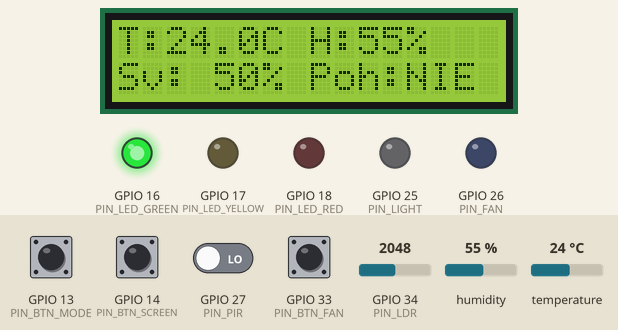
This sketch was run on a simulated ESP32. Shown: 16×2 character LCD, output pins drawn as LEDs (lit = HIGH). The inputs (shaded band) are chosen by the test bench; at power-on: GPIO 13 (PIN_BTN_MODE), GPIO 14 (PIN_BTN_SCREEN), GPIO 33 (PIN_BTN_FAN) HIGH, GPIO 27 (PIN_PIR) LOW, temperature 24 °C, GPIO 34 (PIN_LDR) = 2048, humidity 55 %. WiFi joins after 1.5 s; servers stay silent unless stated; uploads are accepted with an empty reply; the local clock reads 2024-03-15 10:24:30 at power-on unless the sketch sets it; what the sketch prints to the serial monitor is not drawn.

Above: at 2.7 s.
2.8 s: temperature set to 26.2 °C
9.7 s: temperature set to 27.5 °C
At 10.7 s:
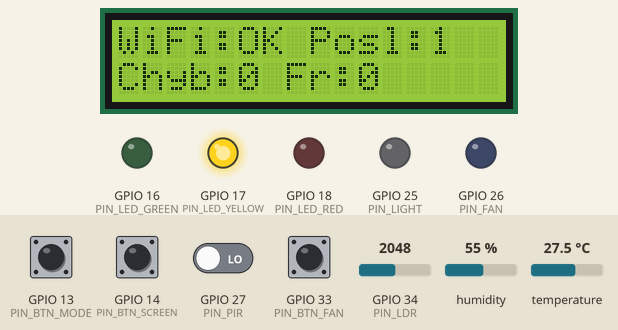
18.1 s: GPIO 13 (PIN_BTN_MODE) pulled LOW for 0.15 s
At 18.7 s:
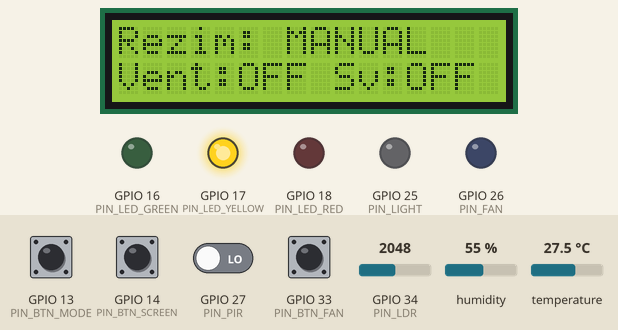
22.3 s: GPIO 14 (PIN_BTN_SCREEN) pulled LOW for 0.15 s
At 30.3 s:
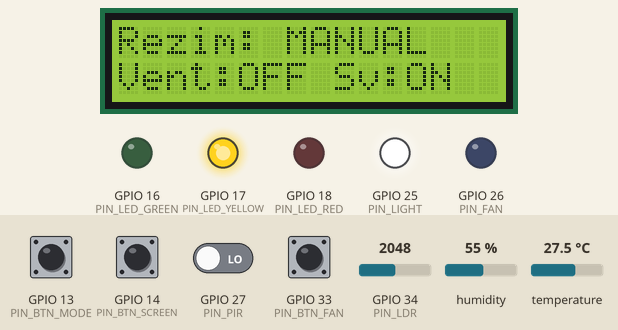
30.7 s: GPIO 33 (PIN_BTN_FAN) pulled LOW for 0.15 s
At 32.0 s:
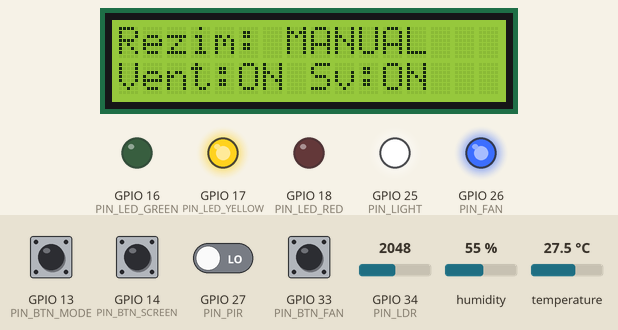
39.1 s: GPIO 13 (PIN_BTN_MODE) pulled LOW for 1 s
At 43.2 s:
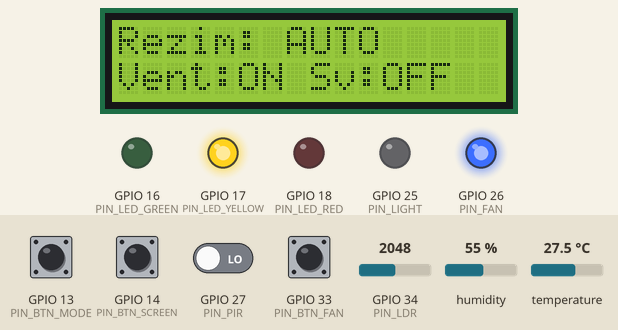
Timing chart, 0 to 44.7 s (numbered marks = the images above; inputs shaded):
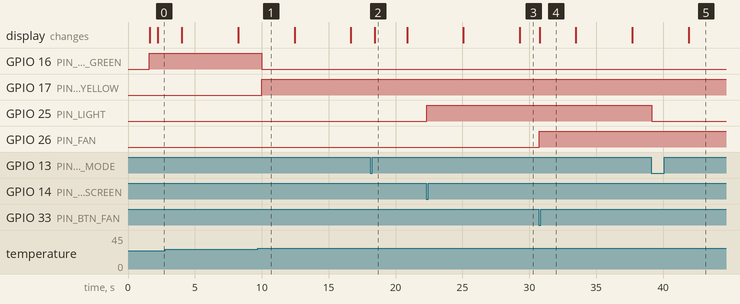

Measured:
- the behaviour switches between 26.9 and 27 °C on temperature (found by bisection; images 0 and 1)
- after the input at 9.7 s, GPIO 16 (PIN_LED_GREEN): HIGH → LOW after 0.31 s; GPIO 17 (PIN_LED_YELLOW): LOW → HIGH after 0.31 s
- after the input at 18.1 s, the display: changes after 0.35 s (image 2)
- after the input at 22.3 s, GPIO 25 (PIN_LIGHT): LOW → HIGH at once; the display: first differs from a run without the input after 7.0 s (image 3)
- after the input at 30.7 s, GPIO 26 (PIN_FAN): LOW → HIGH at once; the display: changes after 0.06 s (image 4)
- after the input at 39.1 s, GPIO 25 (PIN_LIGHT): HIGH → LOW at once; the display: changes after 2.8 s (image 5)
- what the display in image 2 shows lasts 2.4 s, from 18.5 s to 20.9 s

The sketch:

sketch.ino
```cpp
// ============================================================
// Smart Bedroom Climate Control -
// ESP32 + DHT22 + LDR + PIR + LCD 1602 I2C
// ============================================================
#include <Arduino.h>
#include <stdarg.h>
#include <DHT.h>
#include <Wire.h>
#include <LiquidCrystal_I2C.h>
#include <WiFi.h>
#include <WiFiClientSecure.h>
#include <HTTPClient.h>
#include <time.h>
#include "secrets.h"

// ===================== KONFIGURÁCIA =========================
// --- Piny ---
const uint8_t PIN_DHT        = 4;
const uint8_t PIN_LDR        = 34;
const uint8_t PIN_PIR        = 27;
const uint8_t PIN_BTN_MODE   = 13;
const uint8_t PIN_BTN_SCREEN = 14;
const uint8_t PIN_BTN_FAN    = 33;
const uint8_t PIN_FAN        = 26;
const uint8_t PIN_LIGHT      = 25;
const uint8_t PIN_LED_GREEN  = 16;
const uint8_t PIN_LED_YELLOW = 17;
const uint8_t PIN_LED_RED    = 18;

// --- Teplota (°C) ---
const float TEMP_FAN_ON  = 28.0;
const float TEMP_FAN_OFF = 26.0;
const float TEMP_WARN    = 27.0;
const float TEMP_CRIT    = 32.0;
const float CRIT_HYST    = 1.0;   // návrat z kritického stavu

// --- Vlhkosť (%) ---
const float HUM_MIN  = 30.0;
const float HUM_MAX  = 70.0;
const float HUM_HYST = 3.0;       // návrat do normy o 3 % ďalej od hranice

// --- Svetlo ---
const int  DARK_THRESHOLD_PCT = 30;
const bool LDR_HIGH_MEANS_DARK = true;
const unsigned long LIGHT_TIMEOUT_MS = 10000;

// --- Časovanie ---
const unsigned long SENSOR_INTERVAL_MS  = 2000;
const unsigned long DISPLAY_INTERVAL_MS = 300;
const unsigned long SENSOR_FAIL_MS      = 60000;
const unsigned long DEBOUNCE_MS         = 40;
const unsigned long SCREEN_ROTATE_MS    = 4000;

// --- Wi-Fi a Discord ---
#define DISCORD_DRY_RUN 0                 // 1 = len výpis do Serial Monitora, 0 = skutočné odosielanie
const unsigned long WIFI_RETRY_MS     = 15000;
const unsigned long LONG_HIGH_MS      = 120000;  // "dlhodobo vysoká teplota" (2 min, na test)
const int           DISCORD_QUEUE_LEN = 8;
const int           DISCORD_MAX_TRIES = 3;
const unsigned long DISCORD_RETRY_MS  = 5000;
const char* TZ_INFO = "CET-1CEST,M3.5.0,M10.5.0/3";   // časová zóna Slovensko

// Typy upozornení: zapnuté/vypnuté
enum EventType {
  EV_STARTUP, EV_TEMP_HIGH, EV_TEMP_OK, EV_CRITICAL, EV_HUM_BAD, EV_HUM_OK,
  EV_FAN, EV_MOTION, EV_SENSOR_ERR, EV_SENSOR_OK, EV_LONG_HIGH, EV_COUNT
};
//                                    START  T_HIGH T_OK  CRIT  H_BAD H_OK  FAN   MOTION S_ERR S_OK  LONG
const bool NOTIFY_ENABLED[EV_COUNT] = {true, true,  true, true, true, true, true, false, true, true, true};
const unsigned long COOLDOWN_MS[EV_COUNT] =
                                      {0,    60000, 0,    60000,60000,0,    30000,60000, 60000,0,    300000};

// ===================== OBJEKTY A STAV =======================
DHT dht(PIN_DHT, DHT22);
LiquidCrystal_I2C lcd(0x27, 16, 2);

float temperature = NAN;
float humidity    = NAN;
int   lightPct    = 0;
bool  motion      = false;
bool  isDark      = false;
bool  sensorError = false;

bool autoMode = true;
bool fanOn    = false;
bool lightOn  = false;
uint8_t screen = 0;

unsigned long lastSensorRead   = 0;
unsigned long lastGoodDht      = 0;
unsigned long lastMotion       = 0;
unsigned long lastDisplay      = 0;
unsigned long lastScreenSwitch = 0;

char lcdCache[2][17];

// --- Stav Wi-Fi a Discordu ---
struct DiscordMsg { char text[200]; };
QueueHandle_t discordQueue;
volatile uint16_t sentOk = 0, sentFail = 0, droppedMsgs = 0;
unsigned long lastSent[EV_COUNT] = {0};
bool wifiOk = false;
unsigned long lastWifiTry = 0;

// Pamäť na detekciu zmeny stavu (aby sa nepísalo pri každom meraní)
bool nTempHigh = false, nCritical = false, nHumBad = false;
bool nFan = false, nMotion = false, nSensorErr = false;
unsigned long nTempHighSince = 0;

// ===================== TLAČIDLÁ =============================
struct Button { uint8_t pin; bool stable; bool lastRaw; unsigned long changedAt; };
Button btnMode   = {PIN_BTN_MODE,   HIGH, HIGH, 0};
Button btnScreen = {PIN_BTN_SCREEN, HIGH, HIGH, 0};
Button btnFan    = {PIN_BTN_FAN,    HIGH, HIGH, 0};

// Vráti true jednorazovo pri stlačení (po debounce)
bool buttonPressed(Button &b) {
  bool raw = digitalRead(b.pin);
  if (raw != b.lastRaw) { b.lastRaw = raw; b.changedAt = millis(); }
  if (millis() - b.changedAt > DEBOUNCE_MS && raw != b.stable) {
    b.stable = raw;
    if (raw == LOW) return true;
  }
  return false;
}

// ===================== POMOCNÉ FUNKCIE (DISCORD) ============

void jsonEscape(const char* src, char* dst, size_t n) {
  size_t j = 0;
  for (size_t i = 0; src[i] && j + 7 < n; i++) {
    unsigned char c = src[i];
    if (c == '"' || c == '\\') { dst[j++] = '\\'; dst[j++] = c; }
    else if (c == '\n')        { dst[j++] = '\\'; dst[j++] = 'n'; }
    else if (c < 0x20)         { /* ostatné riadiace znaky preskočíme */ }
    else                       { dst[j++] = c; }
  }
  dst[j] = 0;
}

// Aktuálny čas (NTP) alebo uptime, ak čas ešte nie je dostupný
void timeStr(char* out, size_t n) {
  struct tm ti;
  if (getLocalTime(&ti, 0)) strftime(out, n, "%d.%m.%Y %H:%M:%S", &ti);
  else snprintf(out, n, "uptime %lus", millis() / 1000);
}

// Vloží upozornenie do fronty, ak je typ zapnutý a neprebieha cooldown.
// Nikdy neblokuje (čakanie 0).
void notify(EventType type, const char* fmt, ...) {
  if (!NOTIFY_ENABLED[type]) return;
  unsigned long now = millis();
  if (COOLDOWN_MS[type] > 0 && lastSent[type] != 0 &&
      now - lastSent[type] < COOLDOWN_MS[type]) return;

  char body[150], ts[32];
  va_list args;
  va_start(args, fmt);
  vsnprintf(body, sizeof(body), fmt, args);
  va_end(args);
  timeStr(ts, sizeof(ts));

  DiscordMsg m;
  snprintf(m.text, sizeof(m.text), "%s\n🕒 %s", body, ts);
  if (xQueueSend(discordQueue, &m, 0) == pdTRUE) {
    lastSent[type] = (now == 0) ? 1 : now;
  } else {
    droppedMsgs++;
  }
}

// Jedno HTTPS POST volanie na Discord webhook
bool postToDiscord(const char* text) {
  char esc[420];
  jsonEscape(text, esc, sizeof(esc));
  String payload = String("{\"username\":\"Smart Bedroom\",\"content\":\"") + esc + "\"}";

  WiFiClientSecure client;
  client.setInsecure();
  HTTPClient http;
  http.setTimeout(5000);
  if (!http.begin(client, DISCORD_WEBHOOK_URL)) return false;
  http.addHeader("Content-Type", "application/json");
  int code = http.POST(payload);
  http.end();
  Serial.printf("Discord HTTP kod: %d\n", code);
  return code == 200 || code == 204;
}

// Samostatná úloha: berie správy z fronty a odosiela ich po jednej.
// Beží na jadre 0, takže loop() sa nikdy nezastaví.
void discordTask(void*) {
  DiscordMsg m;
  for (;;) {
    if (xQueuePeek(discordQueue, &m, pdMS_TO_TICKS(1000)) != pdTRUE) continue;
#if DISCORD_DRY_RUN
    Serial.printf("[DRY-RUN] %s\n", m.text);
    xQueueReceive(discordQueue, &m, 0);
    sentOk++;
    vTaskDelay(pdMS_TO_TICKS(500));
#else
    if (WiFi.status() != WL_CONNECTED) { vTaskDelay(pdMS_TO_TICKS(2000)); continue; }
    bool ok = false;
    for (int t = 0; t < DISCORD_MAX_TRIES && !ok; t++) {
      ok = postToDiscord(m.text);
      if (!ok) vTaskDelay(pdMS_TO_TICKS(DISCORD_RETRY_MS));
    }
    xQueueReceive(discordQueue, &m, 0);   // správu odstránime (aj po vzdaní sa)
    if (ok) sentOk++; else sentFail++;
    vTaskDelay(pdMS_TO_TICKS(1000));      // šetrenie rate-limitu Discordu
#endif
  }
}

// ===================== Wi-Fi ================================
// Spustí pripájanie (neblokuje)
void connectWiFi() {
  WiFi.mode(WIFI_STA);
  WiFi.begin(WIFI_SSID, WIFI_PASSWORD, WIFI_CHANNEL);
  lastWifiTry = millis();
}

// Sleduje stav Wi-Fi a po výpadku skúša pripojenie obnoviť
void handleWiFi() {
  bool connected = (WiFi.status() == WL_CONNECTED);
  if (connected && !wifiOk) {
    Serial.println("Wi-Fi pripojene");
    configTzTime(TZ_INFO, "pool.ntp.org");
  }
  if (!connected && wifiOk) Serial.println("Wi-Fi odpojene");
  wifiOk = connected;
  if (!connected && millis() - lastWifiTry > WIFI_RETRY_MS) {
    lastWifiTry = millis();
    WiFi.disconnect();
    WiFi.begin(WIFI_SSID, WIFI_PASSWORD, WIFI_CHANNEL);
  }
}

// ===================== SENZORY ==============================
void readSensors() {
  unsigned long now = millis();

  motion = digitalRead(PIN_PIR) == HIGH;
  if (motion) lastMotion = now;

  int raw = analogRead(PIN_LDR);
  int pct = map(raw, 0, 4095, 0, 100);
  lightPct = LDR_HIGH_MEANS_DARK ? 100 - pct : pct;
  isDark = lightPct < DARK_THRESHOLD_PCT;

  if (now - lastSensorRead >= SENSOR_INTERVAL_MS) {
    lastSensorRead = now;
    float t = dht.readTemperature();
    float h = dht.readHumidity();
    if (isnan(t) || isnan(h)) {
      Serial.println("DHT22: chyba citania");
    } else {
      temperature = t; humidity = h; lastGoodDht = now;
    }
    Serial.printf("T=%.1f H=%.1f L=%d%% PIR=%d fan=%d light=%d %s\n",
                  temperature, humidity, lightPct, motion, fanOn, lightOn,
                  autoMode ? "AUTO" : "MANUAL");
  }
  sensorError = (now - lastGoodDht > SENSOR_FAIL_MS);
}

// ===================== VENTILÁTOR ===========================
void updateClimateControl() {
  if (!autoMode) return;
  if (sensorError)                        fanOn = true;    // fail-safe
  else if (temperature >= TEMP_FAN_ON)    fanOn = true;
  else if (temperature <= TEMP_FAN_OFF)   fanOn = false;
}

// ===================== SVETLO ===============================
void updateLighting() {
  if (!autoMode) return;
  unsigned long now = millis();
  if (!lightOn) {
    if (isDark && motion) lightOn = true;
  } else {
    if (!isDark || (now - lastMotion > LIGHT_TIMEOUT_MS)) lightOn = false;
  }
}

// ===================== TLAČIDLÁ - LOGIKA ====================
void handleButtons() {
  if (buttonPressed(btnMode)) {
    autoMode = !autoMode;
    Serial.println(autoMode ? "BTN1: AUTO" : "BTN1: MANUAL");
  }
  if (buttonPressed(btnScreen)) {
    Serial.println("BTN2 stlacene");
    if (autoMode) { screen = (screen + 1) % 3; lastScreenSwitch = millis(); }
    else          { lightOn = !lightOn; }
  }
  if (buttonPressed(btnFan)) {
    Serial.println("BTN3 stlacene");
    if (!autoMode) fanOn = !fanOn;
  }
}

// ===================== DISCORD UPOZORNENIA ==================
// Porovná aktuálny stav s predchádzajúcim a pri ZMENE pošle upozornenie
void handleDiscordNotifications() {
  unsigned long now = millis();

  // Chyba senzora a jeho obnovenie
  if (sensorError && !nSensorErr) {
    nSensorErr = true;
    notify(EV_SENSOR_ERR, " Chyba senzora DHT22 – žiadne platné dáta. Ventilátor je zapnutý (fail-safe).");
  } else if (!sensorError && nSensorErr) {
    nSensorErr = false;
    notify(EV_SENSOR_OK, " Senzor DHT22 opäť funguje.");
  }

  if (!sensorError && !isnan(temperature) && !isnan(humidity)) {
    // Vysoká teplota (hranice rovnaké ako pre ventilátor)
    if (!nTempHigh && temperature >= TEMP_FAN_ON) {
      nTempHigh = true; nTempHighSince = now;
      notify(EV_TEMP_HIGH, " Vysoká teplota: %.1f °C (limit %.1f °C).", temperature, TEMP_FAN_ON);
    } else if (nTempHigh && temperature <= TEMP_FAN_OFF) {
      nTempHigh = false;
      notify(EV_TEMP_OK, " Teplota sa vrátila do normy: %.1f °C.", temperature);
    }
    // Dlhodobo vysoká teplota (opakovanie riadi cooldown)
    if (nTempHigh && now - nTempHighSince >= LONG_HIGH_MS) {
      notify(EV_LONG_HIGH, " Teplota je dlhodobo vysoká: %.1f °C.", temperature);
    }
    // Kritický stav
    if (!nCritical && temperature >= TEMP_CRIT) {
      nCritical = true;
      notify(EV_CRITICAL, " KRITICKÝ STAV: teplota %.1f °C.", temperature);
    } else if (nCritical && temperature <= TEMP_CRIT - CRIT_HYST) {
      nCritical = false;
    }
    // Vlhkosť
    bool humOut = (humidity < HUM_MIN || humidity > HUM_MAX);
    bool humBack = (humidity >= HUM_MIN + HUM_HYST && humidity <= HUM_MAX - HUM_HYST);
    if (!nHumBad && humOut) {
      nHumBad = true;
      notify(EV_HUM_BAD, " Vlhkosť mimo rozsahu: %.0f %% (povolené %.0f–%.0f %%).", humidity, HUM_MIN, HUM_MAX);
    } else if (nHumBad && humBack) {
      nHumBad = false;
      notify(EV_HUM_OK, " Vlhkosť sa vrátila do normy: %.0f %%.", humidity);
    }
  }

  // Zmena stavu ventilátora
  if (fanOn != nFan) {
    nFan = fanOn;
    notify(EV_FAN, fanOn ? " Ventilátor ZAPNUTÝ (%.1f °C)." : " Ventilátor VYPNUTÝ (%.1f °C).", temperature);
  }
  // Pohyb
  if (motion && !nMotion) notify(EV_MOTION, "🚶 Zaznamenaný pohyb v miestnosti.");
  nMotion = motion;
}

// ===================== VÝSTUPY ==============================
void updateOutputs() {
  digitalWrite(PIN_FAN, fanOn);
  digitalWrite(PIN_LIGHT, lightOn);
}

void updateStatusLeds() {
  bool red = sensorError || (!isnan(temperature) && temperature >= TEMP_CRIT);
  bool yellow = !red && !isnan(temperature) &&
                (temperature >= TEMP_WARN || humidity < HUM_MIN || humidity > HUM_MAX);
  digitalWrite(PIN_LED_RED, red);
  digitalWrite(PIN_LED_YELLOW, yellow);
  digitalWrite(PIN_LED_GREEN, !red && !yellow);
}

// ===================== LCD ==================================
void lcdLine(uint8_t row, const char *text) {
  char buf[17];
  snprintf(buf, sizeof(buf), "%-16s", text);
  if (strcmp(buf, lcdCache[row]) != 0) {
    lcd.setCursor(0, row);
    lcd.print(buf);
    strcpy(lcdCache[row], buf);
  }
}

void updateDisplay() {
  if (millis() - lastDisplay < DISPLAY_INTERVAL_MS) return;
  lastDisplay = millis();

  if (millis() - lastScreenSwitch > SCREEN_ROTATE_MS) {
    screen = (screen + 1) % 3;
    lastScreenSwitch = millis();
  }

  char l1[24], l2[24];
  if (screen == 0) {
    if (sensorError || isnan(temperature)) snprintf(l1, sizeof(l1), "DHT22 CHYBA");
    else snprintf(l1, sizeof(l1), "T:%.1fC H:%.0f%%", temperature, humidity);
    snprintf(l2, sizeof(l2), "Sv:%3d%% Poh:%s", lightPct, motion ? "ANO" : "NIE");
  } else if (screen == 1) {
    snprintf(l1, sizeof(l1), "Rezim: %s", autoMode ? "AUTO" : "MANUAL");
    snprintf(l2, sizeof(l2), "Vent:%s Sv:%s", fanOn ? "ON" : "OFF", lightOn ? "ON" : "OFF");
  } else {
    snprintf(l1, sizeof(l1), "WiFi:%s Posl:%u", wifiOk ? "OK" : "--", (unsigned)sentOk);
#if DISCORD_DRY_RUN
    snprintf(l2, sizeof(l2), "DRY-RUN Fr:%u", (unsigned)uxQueueMessagesWaiting(discordQueue));
#else
    snprintf(l2, sizeof(l2), "Chyb:%u Fr:%u", (unsigned)sentFail, (unsigned)uxQueueMessagesWaiting(discordQueue));
#endif
  }
  lcdLine(0, l1);
  lcdLine(1, l2);
}

// ===================== SETUP / LOOP =========================
void setup() {
  Serial.begin(115200);

  pinMode(PIN_FAN, OUTPUT);
  pinMode(PIN_LIGHT, OUTPUT);
  pinMode(PIN_LED_GREEN, OUTPUT);
  pinMode(PIN_LED_YELLOW, OUTPUT);
  pinMode(PIN_LED_RED, OUTPUT);
  digitalWrite(PIN_FAN, LOW);
  digitalWrite(PIN_LIGHT, LOW);

  pinMode(PIN_PIR, INPUT);
  pinMode(PIN_BTN_MODE, INPUT_PULLUP);
  pinMode(PIN_BTN_SCREEN, INPUT_PULLUP);
  pinMode(PIN_BTN_FAN, INPUT_PULLUP);

  dht.begin();
  Wire.begin(21, 22);
  lcd.init();
  lcd.backlight();
  lcdCache[0][0] = lcdCache[1][0] = '\0';
  lcdLine(0, "Climate Control");
  lcdLine(1, "Spustam...");


  discordQueue = xQueueCreate(DISCORD_QUEUE_LEN, sizeof(DiscordMsg));
  xTaskCreatePinnedToCore(discordTask, "discord", 10240, NULL, 1, NULL, 0);

  connectWiFi();
  lastGoodDht = millis();
  notify(EV_STARTUP, "Climate Control sa spustil.");
  delay(1500);
}

void loop() {
  handleWiFi();
  readSensors();
  handleButtons();
  updateClimateControl();
  updateLighting();
  handleDiscordNotifications();
  updateOutputs();
  updateStatusLeds();
  updateDisplay();
}
```

secrets.example.h
```cpp
#define WIFI_SSID     "Wokwi-GUEST"
#define WIFI_PASSWORD ""
#define WIFI_CHANNEL  6
#define DISCORD_WEBHOOK_URL "https://discord.com/api/webhooks/XXXX/YYYY"
```
